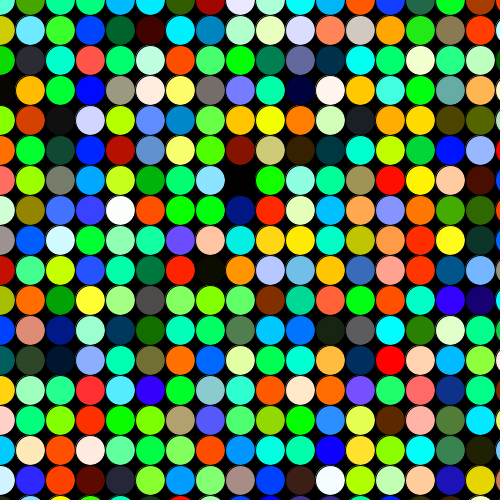
Frame 1 (no input)
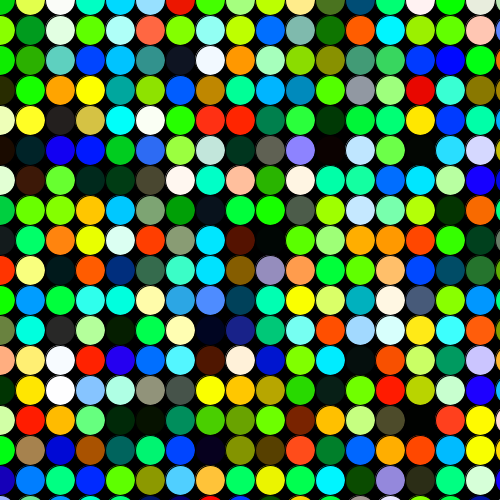
Frame 60 (the mouse pressed at the canvas centre just before this capture)
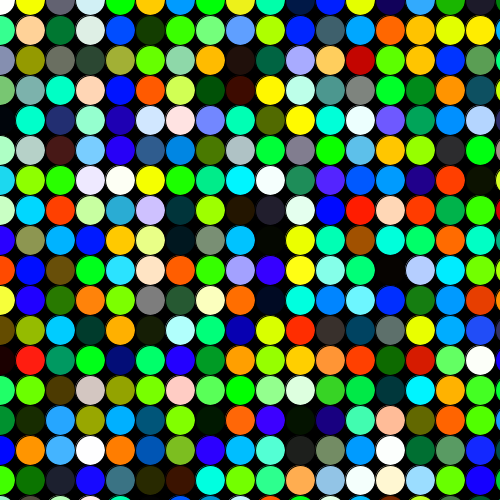
Frame 120 (the mouse held since frame 60 and released just before this capture)

The Processing sketch that drew these frames (run headless with seeded random() and noise(); from frame 60 on, the mouse is pressed at the canvas centre):

// Processing sketch: forLoop_filasyColumnas
// ── forLoop_filasyColumnas.pde
int nColumnas = 20;
int nFilas = 20;

void setup() {
  background(0);
  size(500, 500);
  colorMode(HSB, 360, 100, 100); //usaremos modo HSB, ver en referencia de processing
}

void draw() {
  background(0);
  for (int i=0; i<nColumnas; i++) {
    for (int j=0; j<nFilas; j++) {
      fill(random(255), random(255), random(255));//color random
      //fill(20*i, 5*j, 100); // gradiente
      ellipse(30*i, 30*j, 30, 30);
    }
  }
}
